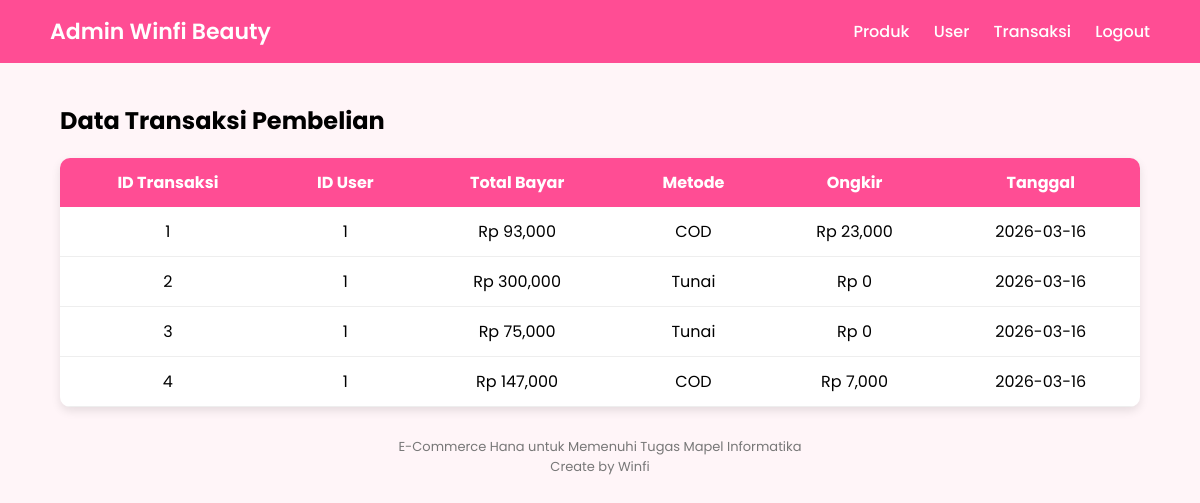
The page /admin/transaksi.php on the database its author committed.
### tables this page shows
CREATE TABLE `transaksi` (
  `id` int(11) NOT NULL,
  `id_user` int(11) DEFAULT NULL,
  `total` int(11) DEFAULT NULL,
  `metode` varchar(20) DEFAULT NULL,
  `ongkir` int(11) DEFAULT NULL,
  `tanggal` date DEFAULT NULL
);

### admin/transaksi.php (the view, shortened to what this page needs)
<?php include "../koneksi.php"; ?>
<!DOCTYPE html>
<html>
<head>
</head>
<body>
<div class="navbar">
<div class="logo">Admin Winfi Beauty</div>
<div class="menu">
<a href="dashboard.php">Produk</a>
<a href="data_user.php">User</a>
<a href="transaksi.php">Transaksi</a>
<a href="../logout.php">Logout</a>
</div>
</div>
<div class="container">
<h2>Data Transaksi Pembelian</h2>
<table>
<tr>
<th>ID Transaksi</th>
<th>ID User</th>
<th>Total Bayar</th>
<th>Metode</th>
<th>Ongkir</th>
<th>Tanggal</th>
</tr>
<?php
$data=mysqli_query($conn,"SELECT * FROM transaksi");
while($d=mysqli_fetch_array($data)){
?>
<tr>
<td><?php echo $d['id']; ?></td>
<td><?php echo $d['id_user']; ?></td>
<td>Rp <?php echo number_format($d['total']); ?></td>
<td><?php echo $d['metode']; ?></td>
<td>Rp <?php echo number_format($d['ongkir']); ?></td>
<td><?php echo $d['tanggal']; ?></td>
</tr>
<?php } ?>
</table>
<div class="footer">
E-Commerce Hana untuk Memenuhi Tugas Mapel Informatika <br>
Create by Winfi
</div>
</div>
</body>
</html>

### admin/transaksi.php (style rules this page uses)
body { margin:0; font-family:'Poppins',sans-serif; background:#fff5f8; }
.navbar { display:flex; justify-content:space-between; align-items:center; padding:15px 50px; background:#ff4d94; color:white; }
.logo { font-size:22px; font-weight:600; }
.menu a { color:white; text-decoration:none; margin-left:20px; font-weight:500; }
.container { width:90%; margin:auto; margin-top:40px; }
table { width:100%; border-collapse:collapse; background:white; border-radius:10px; overflow:hidden; box-shadow:0 4px 10px rgba(0,0,0,0.1); }
th { background:#ff4d94; color:white; padding:12px; }
td { padding:12px; text-align:center; border-bottom:1px solid #eee; }
.footer { text-align:center; margin-top:30px; font-size:13px; color:#777; }

### rows shown on the page
transaksi: id "1", id_user "1", total "93,000", metode "COD", ongkir "23,000", tanggal "2026-03-16"
transaksi: id "2", id_user "1", total "300,000", metode "Tunai", ongkir "0", tanggal "2026-03-16"
transaksi: id "3", id_user "1", total "75,000", metode "Tunai", ongkir "0", tanggal "2026-03-16"
transaksi: id "4", id_user "1", total "147,000", metode "COD", ongkir "7,000", tanggal "2026-03-16"
